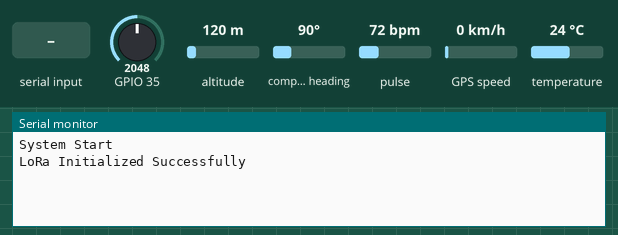
Recording of a sketch running on a simulated ESP32. On the bench: the last lines printed to the serial monitor. The test bench sets the inputs (shaded band); at power-on: altitude 120 m, temperature 24 °C, GPIO 35 = 2048, compass heading 90°, pulse 72 bpm, GPS speed 0 km/h. The GPS gets a fix after 3 s at 37.7749, -122.4194 with 8 satellites; no radio packets arrive unless stated.

Above: at 1.2 s.
1.3 s: altitude set to 20 m
At 2.6 s:
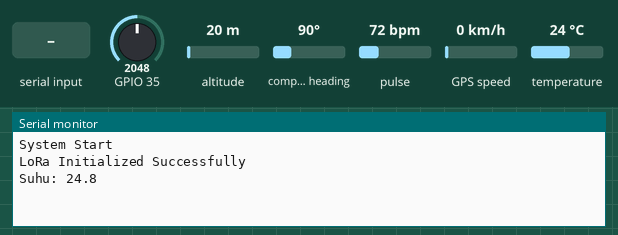
4.2 s: temperature set to 12 °C
At 5.6 s:
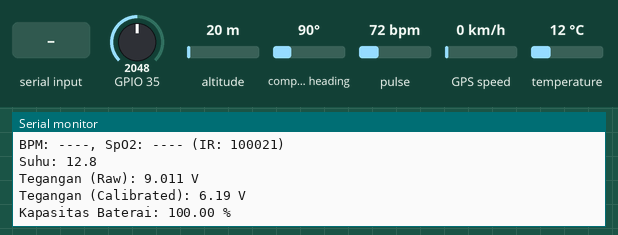
6.5 s: GPIO 35 set to 2866
At 7.6 s:
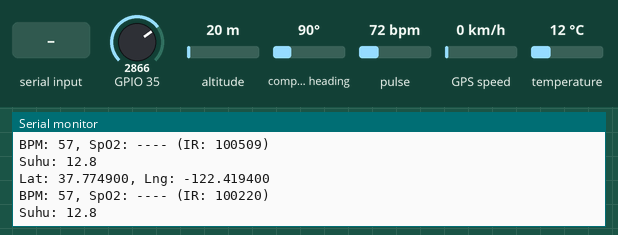
8.0 s: "1" received over the second serial link
9.5 s: compass heading set to 7°
At 10.7 s:
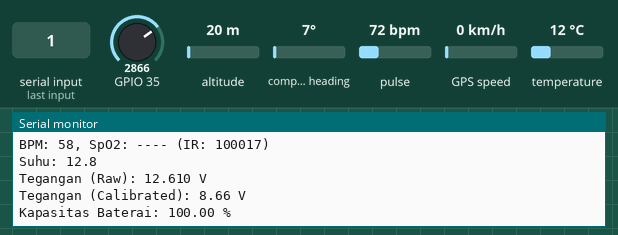
11.0 s: pulse set to 42 bpm
At 11.0 s:
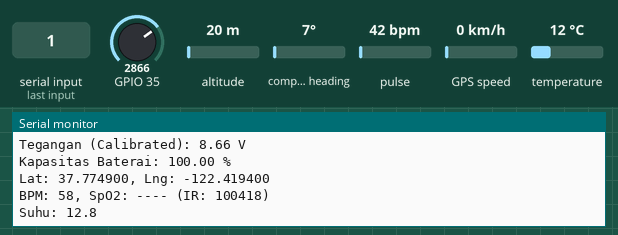
Timing chart, 0 to 13.5 s (numbered marks = the images above; inputs shaded):
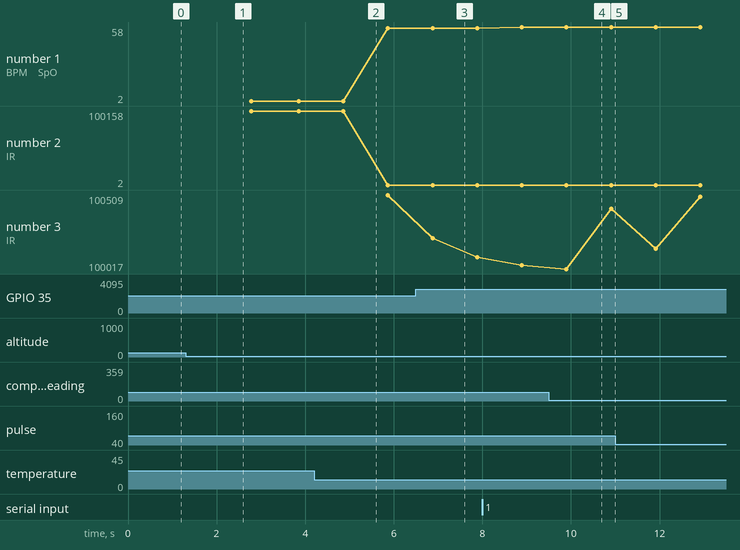

The sketch:

testing28april.ino
```cpp
//LORA SENDER ( uji coba user id dengan kode gps first then lora, improved stability )
#include "MAX30105.h"
#include "heartRate.h"
#include <OneWire.h>
#include <DallasTemperature.h>
#include <Wire.h>
#include <TinyGPSPlus.h>
#include <HardwareSerial.h>
#include <SPI.h>
#include <LoRa.h>

#define REPORTING_PERIOD_MS 1000
#define ONE_WIRE_BUS 4
#define FINGER_ON 7000         // Ambang deteksi jari
#define MINIMUM_SPO2 60.0
#define ss 5
#define rst 14
#define dio0 26

// Tambahkan definisi untuk buffer averaging yang lebih besar
#define MAX_BPM_BUFFER 10          // Ukuran buffer untuk rata-rata BPM
#define MAX_SPO2_BUFFER 10         // Ukuran buffer untuk rata-rata SpO2
#define VALID_READING_THRESHOLD 3  // Jumlah minimum pembacaan valid sebelum menampilkan hasil

MAX30105 particleSensor;
TinyGPSPlus gps;
HardwareSerial gpsSerial(2); // UART2 pada ESP32 untuk GPS NEO6M

// Heart rate calculation variables - dengan buffer yang lebih besar
const byte RATE_SIZE = 8;  // Perbesar rate size dari 4 ke 8
byte rates[RATE_SIZE];
byte rateSpot = 0;
long lastBeat = 0;
float beatsPerMinute;
int beatAvg;
int lastBeatAvg = 0;  // Menyimpan nilai BPM terakhir yang valid

// Filter variabel tambahan untuk BPM
float bpmBuffer[MAX_BPM_BUFFER];
int bpmBufferIndex = 0;
int validBpmReadings = 0;
float filteredBPM = 0;
bool bpmIsValid = false;

// Blood oxygen calculation variables
double avered = 0;
double aveir = 0;
double sumirrms = 0;
double sumredrms = 0;
double SpO2 = 0;
double ESpO2 = 90.0;    // Nilai awal yang lebih realistis
double FSpO2 = 0.7;
double frate = 0.95;    // IR filtering rate - meningkatkan untuk filtering yang lebih agresif
int i = 0;
int Num = 50;           // Perbesar interval sampling untuk SpO2 dari 30 ke 50

// Filter variabel tambahan untuk SpO2
float spo2Buffer[MAX_SPO2_BUFFER];
int spo2BufferIndex = 0;
int validSpo2Readings = 0;
float filteredSpO2 = 0;
bool spo2IsValid = false;
float lastValidSpO2 = 95.0;  // Nilai SpO2 terakhir yang valid

// DS18B20 temperature sensor setup
OneWire oneWire(ONE_WIRE_BUS);
DallasTemperature sensor(&oneWire);
float suhuDS18B20; // Deklarasi variabel

// Fungsi kalibrasi suhu - pindahkan ke atas sebelum digunakan
float calibrateTemperature(float rawTemp) {
    // Faktor kalibrasi berdasarkan selisih
    const float CALIBRATION_OFFSET = 0.75; // Selisih yang perlu ditambahkan
    const float CALIBRATION_FACTOR = 1.0;  // Faktor pengali jika diperlukan

    // Aplikasikan kalibrasi
    float calibratedTemp = (rawTemp * CALIBRATION_FACTOR) + CALIBRATION_OFFSET;

    // Pembulatan ke 0.1°C
    // Cara kerja: kalikan dengan 10, bulatkan ke bilangan bulat, lalu bagi lagi dengan 10
    calibratedTemp = round(calibratedTemp * 10.0) / 10.0;

    return calibratedTemp;
}

// Voltage and battery capacity variables
float Volt1;
float Volt;
float capacity;

// Voltage limits
const float V_min = 3.0;  // Minimum voltage (battery almost empty)
const float V_max = 4.2;  // Maximum voltage (battery full)

// Timing variables
unsigned long lastVitalReport = 0;
unsigned long lastTempRequest = 0;
unsigned long lastTempRead = 0;
unsigned long lastGPSReport = 0;
unsigned long lastBatteryCheck = 0;  // Time tracking for battery reading
bool tempRequestSent = false;

// Variabel untuk cek stabilitas
unsigned long fingerPresentTime = 0;
bool fingerStable = false;
const unsigned long STABILITY_DELAY = 2000; // Tunggu 2 detik sebelum mulai pembacaan

// Variabel untuk deteksi anomali
const float MAX_BPM_CHANGE_RATE = 20.0;     // Maksimum perubahan BPM yang diperbolehkan antara pembacaan
const float MAX_SPO2_CHANGE_RATE = 5.0;     // Maksimum perubahan SpO2 yang diperbolehkan antara pembacaan

//VARIABLE USER ID
const char* userID = "User3";

void setup() {
    Serial.begin(115200);
    Serial.println("System Start");

    // Initialize MAX30102
    if (!particleSensor.begin(Wire, I2C_SPEED_FAST)) {
        Serial.println("MAX30102 not found");
        while (1);
    }

    // Konfigurasi MAX30102 yang dioptimalkan
    byte ledBrightness = 0x1F;          // Kurangi brightness menjadi 60 (dari 0x7F) untuk mengurangi noise
    byte sampleAverage = 8;             // Tingkatkan sample averaging dari 4 ke 8
    byte ledMode = 2;                   // Mode 2 = Red + IR
    int sampleRate = 400;               // Turunkan dari 800 ke 400 Hz untuk noise yang lebih rendah
    int pulseWidth = 411;               // Tingkatkan pulse width dari 215 ke 411 untuk sinyal yang lebih kuat
    int adcRange = 4096;                // Turunkan dari 16384 ke 4096 untuk noise yang lebih rendah

    particleSensor.setup(ledBrightness, sampleAverage, ledMode, sampleRate, pulseWidth, adcRange);
    particleSensor.enableDIETEMPRDY();

    // Sesuaikan amplitudo pulsa untuk pembacaan yang lebih kuat
    particleSensor.setPulseAmplitudeRed(0x0A);     // 0x0A = 10mA
    particleSensor.setPulseAmplitudeGreen(0);
    particleSensor.setPulseAmplitudeIR(0x0A);      // 0x0A = 10mA

    // Inisialisasi buffer BPM dan SpO2
    for (int i = 0; i < MAX_BPM_BUFFER; i++) bpmBuffer[i] = 0;
    for (int i = 0; i < MAX_SPO2_BUFFER; i++) spo2Buffer[i] = 0;

    // Initialize DS18B20
    sensor.begin();
    sensor.setResolution(12);

    // Initialize GPS NEO6M
    gpsSerial.begin(9600, SERIAL_8N1, 16, 17); // RX pada pin 16, TX pada pin 17

    // Initialize LoRa
    LoRa.setPins(ss, rst, dio0);
    while (!LoRa.begin(865.0625E6)) {
        Serial.println("Connecting LoRa...");
        delay(500);
    }
    LoRa.setSyncWord(0xF3);
    Serial.println("LoRa Initialized Successfully");
}

void sendLoRaData(float bpm, double spo2, float suhu, double lat, double lng, float batteryCapacity) {
    LoRa.beginPacket();
    LoRa.print("ID: ");
    LoRa.print(userID);
    LoRa.print(" BPM: ");
    LoRa.print(bpm, 1);
    LoRa.print(", SpO2: ");
    LoRa.print(spo2, 1);
    LoRa.print(", Suhu: ");
    LoRa.print(suhu, 1);
    LoRa.print("C, Lat: ");
    LoRa.print(lat, 6);
    LoRa.print(", Lng: ");
    LoRa.print(lng, 6);
    LoRa.print(", Battery: ");
    LoRa.print(batteryCapacity, 1);
    LoRa.print("%");
    LoRa.endPacket();
}

// Fungsi untuk filter BPM menggunakan rata-rata
float filterBPM(float newBPM) {
    // Cek apakah pembacaan baru berada dalam batas yang masuk akal
    if (newBPM < 40 || newBPM > 220) {
        return filteredBPM; // Pertahankan nilai terakhir jika di luar batas normal
    }

    // Cek apakah pembacaan baru terlalu jauh berbeda dari pembacaan sebelumnya
    if (validBpmReadings > 0 && abs(newBPM - filteredBPM) > MAX_BPM_CHANGE_RATE) {
        return filteredBPM; // Pertahankan nilai terakhir jika perubahan terlalu besar
    }

    // Tambahkan nilai baru ke buffer
    bpmBuffer[bpmBufferIndex] = newBPM;
    bpmBufferIndex = (bpmBufferIndex + 1) % MAX_BPM_BUFFER;

    // Tambah penghitung pembacaan valid
    if (validBpmReadings < MAX_BPM_BUFFER) {
        validBpmReadings++;
    }

    // Hitung rata-rata dari seluruh buffer
    float sum = 0;
    for (int i = 0; i < validBpmReadings; i++) {
        sum += bpmBuffer[i];
    }

    // Perbarui nilai BPM terfilter
    filteredBPM = sum / validBpmReadings;
    return filteredBPM;
}

// Fungsi untuk filter SpO2 menggunakan rata-rata dan deteksi anomali
// Fungsi filter SpO2 yang direvisi
float filterSpO2(float newSpO2) {
    // Pendekatan kalibrasi proporsional alih-alih offset tetap
    // Berdasarkan data pengujian: 86->98, 87->99, 80->97

    // Faktor kalibrasi menggunakan pendekatan proporsional
    float calibrationFactor = 1.12;  // Faktor pengali (~12% lebih tinggi)
    float calibratedSpO2 = newSpO2 * calibrationFactor;

    // Batasi nilai maksimum pada 100%
    if (calibratedSpO2 > 100.0) {
        calibratedSpO2 = 100.0;
    }

    // Cek apakah pembacaan baru berada dalam batas yang masuk akal
    if (calibratedSpO2 < MINIMUM_SPO2 || calibratedSpO2 > 100) {
        return filteredSpO2; // Pertahankan nilai terakhir jika di luar batas normal
    }

    // Cek apakah pembacaan baru terlalu jauh berbeda dari pembacaan sebelumnya
    if (validSpo2Readings > 0 && abs(calibratedSpO2 - filteredSpO2) > MAX_SPO2_CHANGE_RATE) {
        return filteredSpO2; // Pertahankan nilai terakhir jika perubahan terlalu besar
    }

    // Tambahkan nilai baru ke buffer
    spo2Buffer[spo2BufferIndex] = calibratedSpO2;
    spo2BufferIndex = (spo2BufferIndex + 1) % MAX_SPO2_BUFFER;

    // Tambah penghitung pembacaan valid
    if (validSpo2Readings < MAX_SPO2_BUFFER) {
        validSpo2Readings++;
    }

    // Hitung rata-rata dari seluruh buffer
    float sum = 0;
    for (int i = 0; i < validSpo2Readings; i++) {
        sum += spo2Buffer[i];
    }

    // Perbarui nilai SpO2 terfilter
    filteredSpO2 = sum / validSpo2Readings;
    lastValidSpO2 = filteredSpO2; // Simpan nilai terakhir yang valid
    return filteredSpO2;
}

void checkVitalSigns() {
    long irValue = particleSensor.getIR();

    // Cek keberadaan jari
    if (irValue > FINGER_ON) {
        // Cek stabilitas, tunggu hingga jari stabil
        if (!fingerStable) {
            if (fingerPresentTime == 0) {
                fingerPresentTime = millis();
            } else if (millis() - fingerPresentTime > STABILITY_DELAY) {
                fingerStable = true;
                Serial.println("Finger detected and stable. Starting measurements...");
            }
        }

        // Hanya proses data jika jari sudah stabil
        if (fingerStable) {
            // Cek heart beat
            if (checkForBeat(irValue)) {
                long delta = millis() - lastBeat;
                lastBeat = millis();

                // Aplikasikan filter untuk menghilangkan spike
                beatsPerMinute = 60 / (delta / 1000.0);

                if (beatsPerMinute < 220 && beatsPerMinute > 40) {
                    rates[rateSpot++] = (byte)beatsPerMinute;
                    rateSpot %= RATE_SIZE;

                    // Hitung rata-rata BPM
                    beatAvg = 0;
                    byte validValues = 0;
                    for (byte x = 0; x < RATE_SIZE; x++) {
                        if (rates[x] > 0) {
                            beatAvg += rates[x];
                            validValues++;
                        }
                    }

                    if (validValues > 0) {
                        beatAvg /= validValues;

                        // Aplikasikan filter tambahan untuk BPM
                        beatAvg = filterBPM(beatAvg);
                        bpmIsValid = (validBpmReadings >= VALID_READING_THRESHOLD);

                        // Jika perubahan drastis, pakai nilai terakhir yang valid
                        if (abs(beatAvg - lastBeatAvg) > MAX_BPM_CHANGE_RATE && lastBeatAvg > 0) {
                            beatAvg = lastBeatAvg;
                        } else {
                            lastBeatAvg = beatAvg;
                        }
                    }
                }
            }

            // Proses data untuk SpO2
            if (particleSensor.available()) {
                i++;
                uint32_t ir = particleSensor.getFIFOIR();
                uint32_t red = particleSensor.getFIFORed();

                double fir = (double)ir;
                double fred = (double)red;

                // Aplikasikan averaging filter dengan faktor alpha yang lebih kecil untuk stabilitas
                aveir = aveir * frate + fir * (1.0 - frate);
                avered = avered * frate + fred * (1.0 - frate);

                // Kumpulkan data untuk perhitungan RMS
                sumirrms += (fir - aveir) * (fir - aveir);
                sumredrms += (fred - avered) * (fred - avered);

                if ((i % Num) == 0) {
                // Hindari pembagian dengan nol
                if (avered > 0 && aveir > 0 && sumredrms > 0 && sumirrms > 0) {
                    double R = (sqrt(sumirrms) / aveir) / (sqrt(sumredrms) / avered);

                    // Kembalikan ke rumus awal dengan sedikit modifikasi
                    SpO2 = 104.0 - 18.0 * R; // Sedikit modifikasi dari rumus asli untuk akurasi lebih baik

                    // Filter nilai SpO2
                    if (SpO2 >= MINIMUM_SPO2 && SpO2 <= 100) {
                        ESpO2 = FSpO2 * ESpO2 + (1.0 - FSpO2) * SpO2;

                        // Terapkan filter tambahan pada SpO2
                        ESpO2 = filterSpO2(ESpO2);
                        spo2IsValid = (validSpo2Readings >= VALID_READING_THRESHOLD);
                    }
                }

                // Reset variabel untuk perhitungan berikutnya
                sumredrms = 0.0;
                sumirrms = 0.0;
                i = 0;
                }
                particleSensor.nextSample(); // Lanjut ke sampel berikutnya
            }

            // Laporan data tanda vital
            if (millis() - lastVitalReport >= REPORTING_PERIOD_MS) {
                // Laporan data hanya jika sudah mencapai jumlah pembacaan valid
                Serial.print("BPM: ");
                if (bpmIsValid) {
                    Serial.print(beatAvg);
                } else {
                    Serial.print("----");
                }

                Serial.print(", SpO2: ");
                if (spo2IsValid) {
                    Serial.print(ESpO2, 1);
                    Serial.print("%");
                } else {
                    Serial.print("----");
                }

                Serial.print(" (IR: ");
                Serial.print(irValue);
                Serial.println(")");

                lastVitalReport = millis();
            }
        }
    } else {
        // Reset saat tidak ada jari
        if (millis() - lastVitalReport >= REPORTING_PERIOD_MS) {
            resetVitalSigns();
            Serial.println("Place your finger on the sensor");
            lastVitalReport = millis();
        }
    }
}

void resetVitalSigns() {
    // Reset semua variabel ke nilai awal
    for (byte rx = 0; rx < RATE_SIZE; rx++) rates[rx] = 0;
    beatAvg = 0;
    rateSpot = 0;
    lastBeat = 0;

    // Reset variabel SpO2
    avered = 0;
    aveir = 0;
    sumirrms = 0;
    sumredrms = 0;
    SpO2 = 0;
    ESpO2 = 90.0; // Default value yang realistis saat tidak ada pembacaan

    // Reset variabel stabilitas
    fingerStable = false;
    fingerPresentTime = 0;

    // Reset filter buffers
    for (int i = 0; i < MAX_BPM_BUFFER; i++) bpmBuffer[i] = 0;
    for (int i = 0; i < MAX_SPO2_BUFFER; i++) spo2Buffer[i] = 0;
    bpmBufferIndex = 0;
    spo2BufferIndex = 0;
    validBpmReadings = 0;
    validSpo2Readings = 0;
    filteredBPM = 0;
    filteredSpO2 = 0;
    bpmIsValid = false;
    spo2IsValid = false;
}

void handleTemperature() {
    unsigned long currentMillis = millis();

    if (!tempRequestSent && (currentMillis - lastTempRequest >= 1000)) {
        sensor.requestTemperatures();
        tempRequestSent = true;
        lastTempRequest = currentMillis;
        lastTempRead = currentMillis;
    }

    if (tempRequestSent && (currentMillis - lastTempRead >= 800)) {  // Tambahkan waktu konversi menjadi 800ms untuk 12-bit
        float rawTemp = sensor.getTempCByIndex(0);
        // Terapkan kalibrasi hanya jika pembacaan valid
        if (rawTemp != -127.00) {
            suhuDS18B20 = calibrateTemperature(rawTemp);
        }
        Serial.print("Suhu: ");
        Serial.println(suhuDS18B20, 1); // Tampilkan 1 digit desimal untuk presisi 0.1°C
        tempRequestSent = false;
    }
}

void handleGPS() {
    unsigned long currentMillis = millis();

    while (gpsSerial.available() > 0) {
        if (gps.encode(gpsSerial.read())) {
            if (gps.location.isValid() && (currentMillis - lastGPSReport >= 1000)) {
                Serial.print("Lat: ");
                Serial.print(gps.location.lat(), 6);
                Serial.print(", Lng: ");
                Serial.println(gps.location.lng(), 6);

                // Kirim data LoRa hanya jika BPM dan SpO2 valid
                float bpmToSend = bpmIsValid ? beatAvg : 0;
                float spo2ToSend = spo2IsValid ? ESpO2 : 0;

                sendLoRaData(bpmToSend, spo2ToSend, suhuDS18B20,
                             gps.location.lat(), gps.location.lng(), capacity);
                lastGPSReport = currentMillis;
            }
        }
    }

    if (currentMillis > 5000 && gps.charsProcessed() < 10) {
        Serial.println(F("No GPS data received: check wiring."));
        delay(5000);
    }
}

void readBatteryCapacity() {
    unsigned long currentMillis = millis();
    if (currentMillis - lastBatteryCheck >= 5000) {
        // Raw reading
        Volt1 = analogRead(35); // Read from pin 35

        // Calculate uncalibrated voltage (raw calculation)
        float rawVolt = Volt1 * 0.00088 * 5;

        // Apply calibration factor - using direct ratio between multimeter and sensor
        // 3.80V (multimeter) / 3.71V (sensor) = 1.0243
        float calibrationFactor = 0.6868; // 0.662 * 1.0243 ≈ 0.678

        // Calculate calibrated voltage
        Volt = rawVolt * calibrationFactor;

        // Calculate capacity in percentage
        if (Volt >= V_max) {
            capacity = 100.0;  // Full capacity
        } else if (Volt <= V_min) {
            capacity = 0.0;    // Empty capacity
        } else {
            // Percentage capacity from range
            capacity = ((Volt - V_min) / (V_max - V_min)) * 100.0;
        }

        Serial.print("Tegangan (Raw): ");
        Serial.print(rawVolt, 3);
        Serial.println(" V");

        Serial.print("Tegangan (Calibrated): ");
        Serial.print(Volt, 2);
        Serial.println(" V");

        Serial.print("Kapasitas Baterai: ");
        Serial.print(capacity);
        Serial.println(" %");

        lastBatteryCheck = currentMillis;
    }
}

void loop() {
    checkVitalSigns();
    handleTemperature();
    handleGPS();
    readBatteryCapacity(); // Membaca kapasitas baterai setiap 5 detik
}
```

Measured:
- after the input at 4.2 s, the serial monitor: prints a new line after 0.67 s (image 2)
- plotted number 3: 100418 → 100497 after the input at 11.0 s
